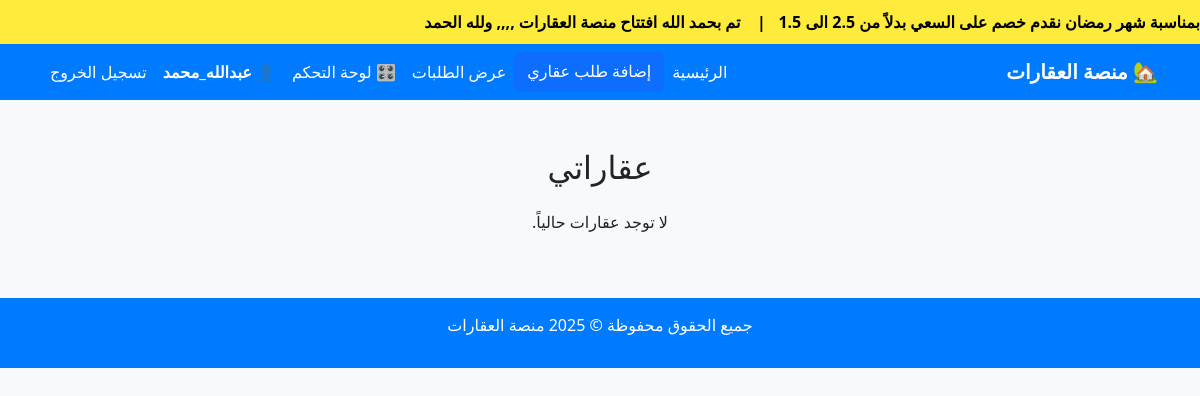
The app's page /عقاراتي/ (signed in), older data.
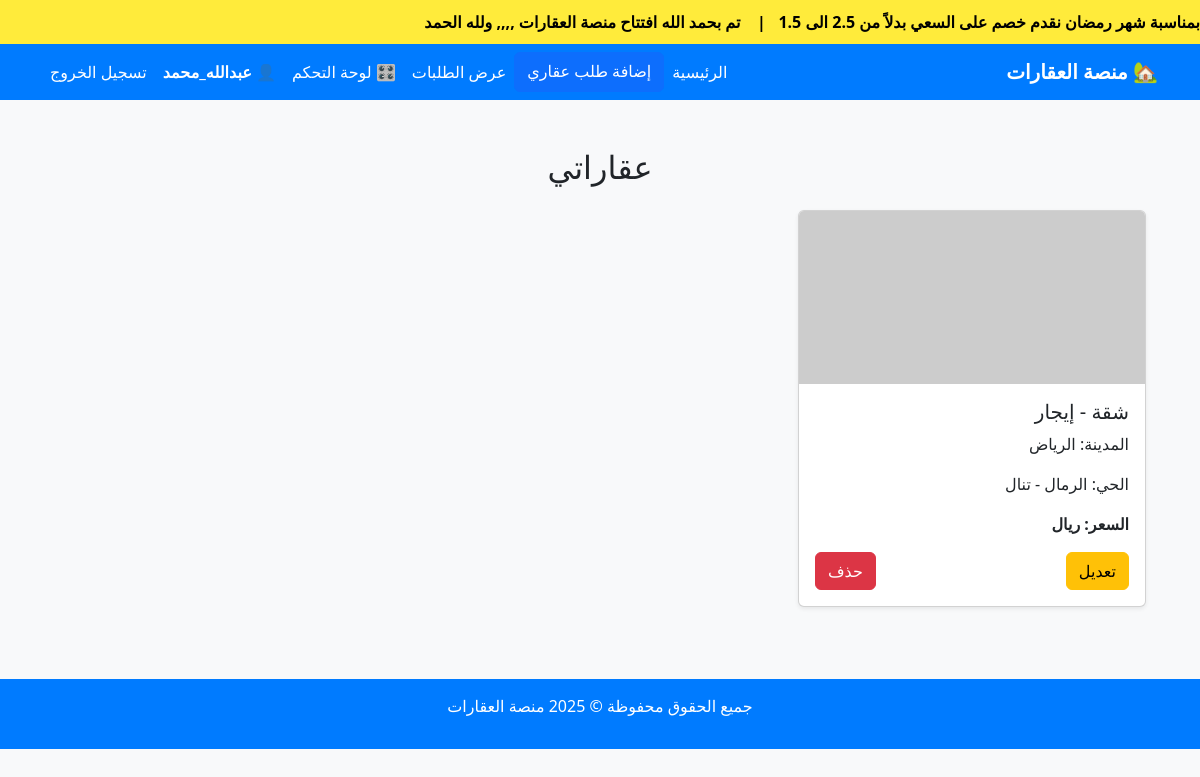
The same page, newer data.
### properties/models.py (models this page shows, shortened)
class News(models.Model):
    title = models.CharField(max_length=255, verbose_name="عنوان الخبر")
    is_active = models.BooleanField(default=True, verbose_name="مفعل؟")
    created_at = models.DateTimeField(auto_now_add=True, verbose_name="تاريخ الإضافة")

class Property(models.Model):
    price = models.DecimalField(max_digits=10, decimal_places=2, null=True, blank=True)
    user = models.ForeignKey(User, on_delete=models.CASCADE, related_name='properties')
    request_type = models.CharField(max_length=10, choices=REQUEST_TYPES)
    owner_type = models.CharField(max_length=10, choices=OWNER_TYPES)
    property_type = models.CharField(max_length=20, choices=PROPERTY_TYPES)
    city = models.CharField(max_length=100)
    district = models.CharField(max_length=100)
    area = models.FloatField()
    details = models.TextField(blank=True)
    full_name = models.CharField(max_length=255)
    phone = models.CharField(max_length=20)
    created_at = models.DateTimeField(auto_now_add=True)
    FINANCE_CHOICES = [
        (True, 'نعم'),
        (False, 'لا')
    ]
    is_finance_available = models.BooleanField(choices=FINANCE_CHOICES, default=False)

### properties/context_processors.py (called while the page is built)
def news_ticker(request):
    news_items = News.objects.filter(is_active=True).order_by('-created_at')
    return {'news_ticker_items': news_items}

### properties/views.py (called while the page is built)
@login_required
def my_properties(request):
    properties = Property.objects.filter(user=request.user)
    return render(request, 'properties/my_properties.html', {'properties': properties})

### properties/templates/properties/my_properties.html (shortened to what this page needs)
{% extends 'base.html' %}
{% load static %}
{% block content %}
<div class="container mt-5">
    <h2 class="text-center mb-4"> عقاراتي</h2>
    <div class="row">
        {% for property in properties %}
        <div class="col-md-4 mb-4">
            <div class="card shadow-sm">
                {% if property.propertyimage_set.first %}
                <img src="{{ property.propertyimage_set.first.image.url }}" class="card-img-top" alt="صورة العقار" style="height: 200px; object-fit: cover;">
                {% else %}
                <img src="https://via.placeholder.com/400x200?text=لا+توجد+صورة" class="card-img-top" alt="صورة افتراضية">
                {% endif %}
                <div class="card-body">
                    <h5 class="card-title">{{ property.get_property_type_display }} - {{ property.get_request_type_display }}</h5>
                    <p class="card-text">المدينة: {{ property.city }}</p>
                    <p class="card-text">الحي: {{ property.district }}</p>
                    <p class="card-text fw-bold">السعر: ريال</p>
                    <div class="d-flex justify-content-between mt-3">
                        <a href="{% url 'edit_property' property.id %}" class="btn btn-warning">
                             تعديل
                        </a>
                        <form method="post" action="{% url 'delete_property' property.id %}" onsubmit="return confirm('هل أنت متأكد من حذف هذا العقار؟')">
                            <button type="submit" class="btn btn-danger">
                                 حذف
                            </button>
                        </form>
                    </div>
                </div>
            </div>
        </div>
        {% empty %}
        <p class="text-center">لا توجد عقارات حالياً.</p>
        {% endfor %}
    </div>
</div>
{% endblock %}

### properties/templates/base.html (shortened to what this page needs)
{% load static %}
<!DOCTYPE html>
<html lang="ar" dir="rtl">
<head>
    <link href="https://cdn.jsdelivr.net/npm/bootstrap@5.3.2/dist/css/bootstrap.rtl.min.css" rel="stylesheet">
    <link rel="stylesheet" href="{% static 'css/style.css' %}">
</head>
<body class="bg-light">
    {% if news_ticker_items %}
    <div class="news-ticker">
        <div class="ticker-content">
          {% for news in news_ticker_items %}
          {{ news.title }}{% if not forloop.last %}&nbsp;&nbsp;&nbsp;|&nbsp;&nbsp;&nbsp;{% endif %}
        {% endfor %}
        </div>
    </div>
    {% endif %}
    <nav class="navbar navbar-expand-lg">
        <div class="container">
            <a class="navbar-brand fw-bold" href="{% url 'home' %}">🏡 منصة العقارات</a>
            <div class="collapse navbar-collapse" id="navbarNav">
                <ul class="navbar-nav ms-auto">
                    <li class="nav-item"><a class="nav-link" href="{% url 'home' %}">الرئيسية</a></li>
                    <a href="{% url 'create_property_request' %}" class="btn btn-primary">إضافة طلب عقاري</a>
                    <li class="nav-item"><a class="nav-link" href="{% url 'property_requests' %}">عرض الطلبات</a></li>
                    {% if user.is_authenticated %}
                        <li class="nav-item"><a class="nav-link" href="{% url 'dashboard' %}">🎛️ لوحة التحكم</a></li>
                        <li class="nav-item">
                            <span class="nav-link fw-bold text-white">👤 {{ user.username }}</span>
                        </li>
                        <li class="nav-item">
                            <form method="post" action="{% url 'logout' %}" style="display:inline;">
                                <button type="submit" class="nav-link btn btn-link text-danger">تسجيل الخروج</button>
                            </form>
                        </li>
                    {% else %}
                        <li class="nav-item"><a class="nav-link" href="{% url 'login' %}">تسجيل الدخول</a></li>
                    {% endif %}
                </ul>
            </div>
        </div>
    </nav>
    <div class="container mt-4">
        {% block content %}
        {% endblock %}
    </div>
    <footer class="footer mt-5">
        <div class="container">
            <p>جميع الحقوق محفوظة © 2025 منصة العقارات</p>
        </div>
    </footer>
</body>
</html>

Row changes from the older to the newer data that the page shows:
added Property: property_type "شقة", request_type "إيجار", city "الرياض", district "الرمال - تنال"
Text that changed along with them:
text no longer shown: "لا توجد عقارات حالياً."
